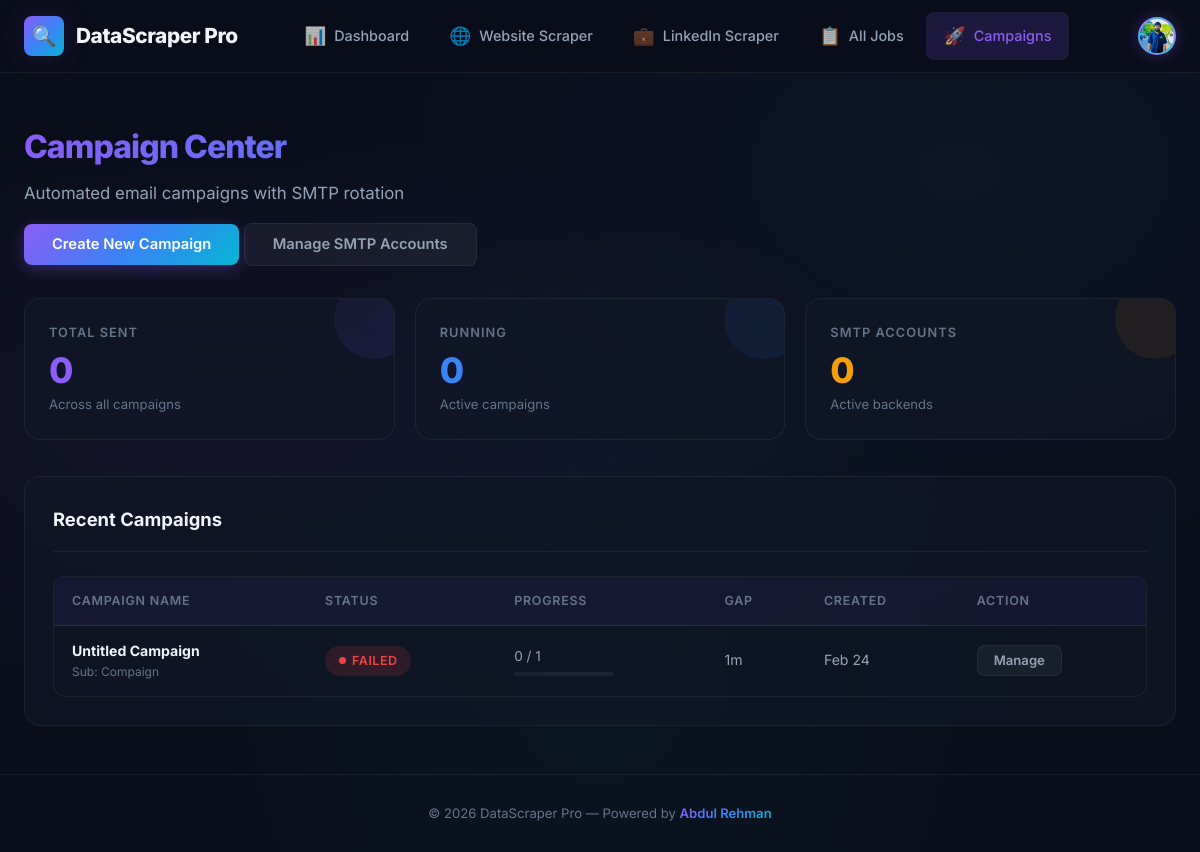
Page /mail/ (signed in) on the committed database.
### core/models.py (models this page shows, shortened)
class UserProfile(models.Model):
    user = models.OneToOneField(User, on_delete=models.CASCADE, related_name='profile')
    avatar = models.ImageField(upload_to='avatars/', null=True, blank=True)
    bio = models.TextField(max_length=500, blank=True)

### mail/models.py (models this page shows, shortened)
class EmailCampaign(models.Model):
    STATUS_CHOICES = [
        ('pending', 'Pending'),
        ('running', 'Running'),
        ('paused', 'Paused'),
        ('completed', 'Completed'),
        ('failed', 'Failed'),
    ]
    name = models.CharField(max_length=255, default="Untitled Campaign", help_text="A friendly name for your campaign")
    subject = models.CharField(max_length=255)
    body = models.TextField(help_text="Use {{ name }} for placeholders")
    gap_minutes = models.IntegerField(default=1, help_text="Wait time between each email")
    status = models.CharField(max_length=20, choices=STATUS_CHOICES, default='pending')
    created_at = models.DateTimeField(auto_now_add=True)
    updated_at = models.DateTimeField(auto_now=True)
    total_recipients = models.IntegerField(default=0)
    sent_count = models.IntegerField(default=0)
    failed_count = models.IntegerField(default=0)
    @property
    def progress_percentage(self):
        if self.total_recipients == 0:
            return 0
        return int(((self.sent_count + self.failed_count) / self.total_recipients) * 100)

### mail/template_views.py (the view)
# urls.py: path('mail/', template_views.mail_dashboard, name='mail-dashboard'),
@login_required
def mail_dashboard(request):
    campaigns = EmailCampaign.objects.all().order_by('-created_at')
    smtp_accounts = SMTPCredential.objects.all()
    total_emails_sent = sum(c.sent_count for c in campaigns)
    active_campaigns = campaigns.filter(status='running').count()
    return render(request, 'mail/dashboard.html', {
        'active_page': 'campaigns',
        'campaigns': campaigns,
        'smtp_accounts': smtp_accounts,
        'total_emails_sent': total_emails_sent,
        'active_campaigns': active_campaigns,
    })

### templates/mail/dashboard.html (shortened to what this page needs)
{% extends "base.html" %}
{% block content %}
<div class="page-header">
    <h1 class="page-title">Campaign Center</h1>
    <p class="page-subtitle">Automated email campaigns with SMTP rotation</p>
    <div style="margin-top: 16px;">
        <a href="{% url 'mail-campaign-create' %}" class="btn btn-primary">Create New Campaign</a>
        <a href="{% url 'mail-smtp-settings' %}" class="btn btn-secondary">Manage SMTP Accounts</a>
    </div>
</div>
<div class="stats-grid">
    <div class="stat-card purple">
        <div class="stat-label">Total Sent</div>
        <div class="stat-value">{{ total_emails_sent }}</div>
        <div class="stat-sub">Across all campaigns</div>
    </div>
    <div class="stat-card blue">
        <div class="stat-label">Running</div>
        <div class="stat-value">{{ active_campaigns }}</div>
        <div class="stat-sub">Active campaigns</div>
    </div>
    <div class="stat-card amber">
        <div class="stat-label">SMTP Accounts</div>
        <div class="stat-value">{{ smtp_accounts.count }}</div>
        <div class="stat-sub">Active backends</div>
    </div>
</div>
<div class="card">
    <div class="card-header">
        <h2 class="card-title">Recent Campaigns</h2>
    </div>
    {% if campaigns %}
    <div class="table-wrapper">
        <table class="data-table">
            <thead>
                <tr>
                    <th>Campaign Name</th>
                    <th>Status</th>
                    <th>Progress</th>
                    <th>Gap</th>
                    <th>Created</th>
                    <th>Action</th>
                </tr>
            </thead>
            <tbody>
                {% for campaign in campaigns %}
                <tr>
                    <td>
                        <a href="{% url 'mail-campaign-detail' campaign.id %}" style="text-decoration: none; color: inherit;">
                            <div class="cell-name" style="font-weight: 700; color: var(--text-primary);">{{ campaign.name }}</div>
                            <div style="font-size: 0.75rem; color: var(--text-muted);">Sub: {{ campaign.subject|truncatechars:30 }}</div>
                        </a>
                    </td>
                    <td><span class="badge badge-{{ campaign.status }}"><span class="badge-dot"></span> {{ campaign.status|upper }}</span></td>
                    <td>
                        <div style="font-size: 0.85rem;">{{ campaign.sent_count }} / {{ campaign.total_recipients }}</div>
                        <div style="width: 100px; height: 4px; background: var(--border); border-radius: 2px; margin-top: 4px;">
                        </div>
                    </td>
                    <td>{{ campaign.gap_minutes }}m</td>
                    <td>{{ campaign.created_at|date:"M d" }}</td>
                    <td>
                        <a href="{% url 'mail-campaign-detail' campaign.id %}" class="btn btn-secondary btn-sm">Manage</a>
                    </td>
                </tr>
                {% endfor %}
            </tbody>
        </table>
    </div>
    {% else %}
    <p style="padding: 24px; text-align: center; color: var(--text-muted);">No campaigns found. Create your first campaign to get started.</p>
    {% endif %}
</div>
{% endblock %}

### templates/base.html (shortened to what this page needs)
{% load static %}
<!DOCTYPE html>
<html lang="en">
<head>
    <link rel="stylesheet" href="{% static 'css/style.css' %}">
</head>
<body>
    <div class="app-wrapper">
        <nav class="navbar">
            <div class="container navbar-inner">
                <a href="/" class="navbar-brand">
                    <div class="brand-icon">🔍</div>
                    DataScraper Pro
                </a>
                <ul class="navbar-nav">
                    <li>
                        <a href="/" class="nav-link {% if active_page == 'dashboard' %}active{% endif %}">
                            <span class="nav-icon">📊</span> Dashboard
                        </a>
                    </li>
                    <li>
                        <a href="/website-scraper/" class="nav-link {% if active_page == 'website-scraper' %}active{% endif %}">
                            <span class="nav-icon">🌐</span> Website Scraper
                        </a>
                    </li>
                    <li>
                        <a href="/linkedin-scraper/" class="nav-link {% if active_page == 'linkedin-scraper' %}active{% endif %}">
                            <span class="nav-icon">💼</span> LinkedIn Scraper
                        </a>
                    </li>
                    <li>
                        <a href="/jobs/" class="nav-link {% if active_page == 'jobs' %}active{% endif %}">
                            <span class="nav-icon">📋</span> All Jobs
                        </a>
                    </li>
                    <li>
                        <a href="{% url 'mail-dashboard' %}" class="nav-link {% if active_page == 'campaigns' %}active{% endif %}">
                            <span class="nav-icon">🚀</span> Campaigns
                        </a>
                    </li>
                </ul>
                {% if user.is_authenticated %}
                <div class="user-menu">
                    <div class="profile-circle" style="padding:0; overflow:hidden;">
                        {% if user.profile.avatar %}
                            <img src="{{ user.profile.avatar.url }}" style="width:100%; height:100%; object-fit:cover;">
                        {% else %}
                            {{ user.username|slice:":1" }}
                        {% endif %}
                    </div>
                </div>
                {% endif %}
            </div>
        </nav>
        <main class="container content-section">
            {% block content %}{% endblock %}
        </main>
        <footer class="footer">
            <div class="container">
                <p>
                    &copy; 2026 DataScraper Pro &mdash; Powered by
                    <span class="powered-by">Abdul Rehman</span>
                </p>
            </div>
        </footer>
    </div>
</body>
</html>

### rows in the picture
EmailCampaign: name "Untitled Campaign", subject "Compaign", status "FAILED", sent_count "0", total_recipients "1", gap_minutes "1", created_at "Feb 24"

### other values in the picture
{{ total_emails_sent }} "0"
{{ active_campaigns }} "0"
{{ smtp_accounts.count }} "0"
